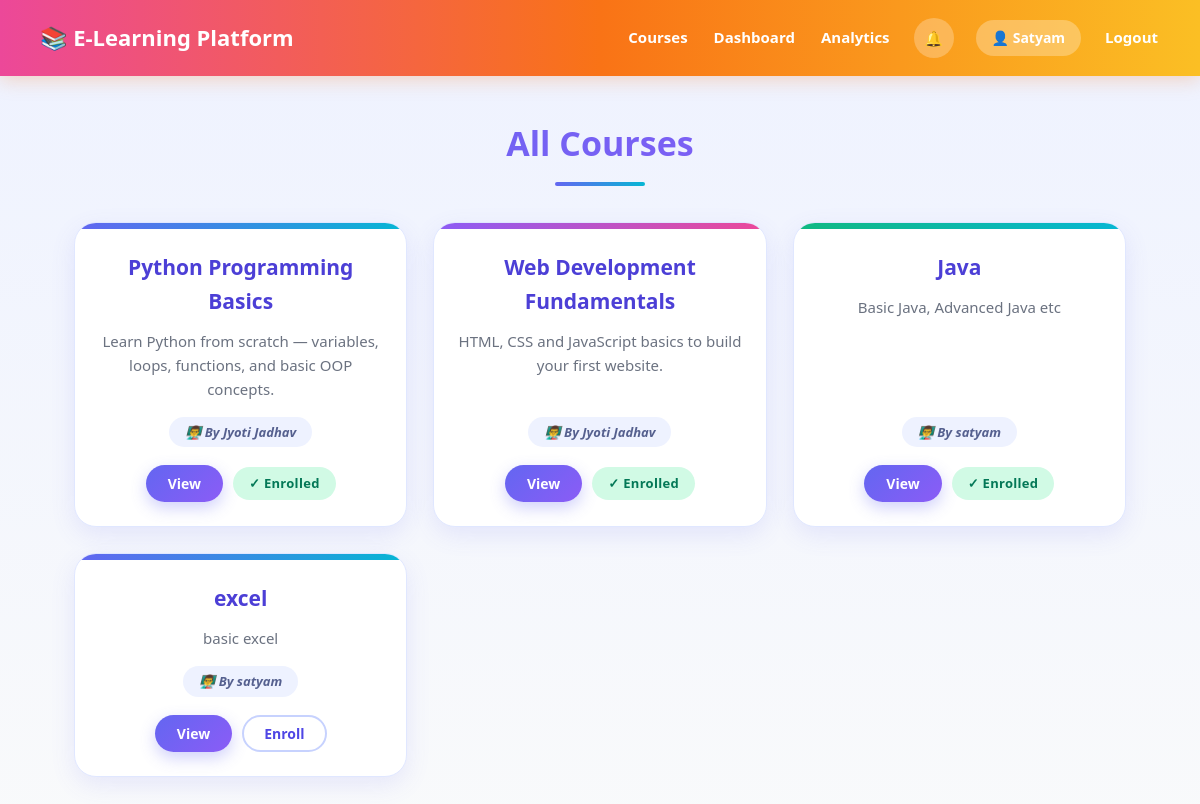
/courses (signed in), run on the app's committed database.
### tables this page shows
CREATE TABLE users (
            id INTEGER PRIMARY KEY AUTOINCREMENT,
            name TEXT NOT NULL,
            email TEXT UNIQUE NOT NULL,
            password TEXT NOT NULL,
            role TEXT NOT NULL CHECK(role IN ('student','instructor'))
        );

CREATE TABLE courses (
            id INTEGER PRIMARY KEY AUTOINCREMENT,
            title TEXT NOT NULL,
            description TEXT,
            instructor_id INTEGER NOT NULL,
            created_at TEXT,
            FOREIGN KEY (instructor_id) REFERENCES users(id)
        );

### app.py (the view)
@app.route("/courses")
def browse_courses():
    if not login_required():
        flash("Please login first.", "error")
        return redirect(url_for("login"))
    conn = get_db()
    courses = conn.execute("""
        SELECT c.*, u.name as instructor_name FROM courses c
        JOIN users u ON u.id = c.instructor_id
    """).fetchall()
    enrolled_ids = set()
    if session.get("role") == "student":
        rows = conn.execute("SELECT course_id FROM enrollments WHERE student_id = ?", (session["user_id"],)).fetchall()
        enrolled_ids = {r["course_id"] for r in rows}
    conn.close()
    return render_template("browse_courses.html", courses=courses, enrolled_ids=enrolled_ids)

### app.py (called while the page is built)
def get_db():
    conn = sqlite3.connect(DB_PATH)
    conn.row_factory = sqlite3.Row
    conn.execute("PRAGMA foreign_keys = ON")
    return conn

def login_required(role=None):
    if "user_id" not in session:
        return False
    if role and session.get("role") != role:
        return False
    return True

@app.context_processor
def inject_notifications():
    if "user_id" in session:
        conn = get_db()
        count = conn.execute(
            "SELECT COUNT(*) as c FROM notifications WHERE user_id = ? AND is_read = 0",
            (session["user_id"],),
        ).fetchone()["c"]
        conn.close()
        return {"unread_count": count}
    return {"unread_count": 0}

### templates/browse_courses.html (shortened to what this page needs)
{% extends "base.html" %}
{% block content %}
    <h2>All Courses</h2>
    {% if courses %}
        <div class="card-grid">
            {% for c in courses %}
                <div class="card">
                    <h4>{{ c.title }}</h4>
                    <p class="card-desc">{{ c.description or 'No description provided.' }}</p>
                    <p class="author">👨‍🏫 By {{ c.instructor_name }}</p>
                    <div class="card-actions">
                        <a class="btn small" href="{{ url_for('view_course', course_id=c.id) }}">View</a>
                        {% if session.get('role') == 'student' and c.id not in enrolled_ids %}
                            <a class="btn small secondary" href="{{ url_for('enroll_course', course_id=c.id) }}">Enroll</a>
                        {% elif c.id in enrolled_ids %}
                            <span class="tag success">✓ Enrolled</span>
                        {% endif %}
                    </div>
                </div>
            {% endfor %}
        </div>
    {% else %}
        <p class="empty-state">No courses available yet.</p>
    {% endif %}
{% endblock %}

### templates/base.html (shortened to what this page needs)
<!DOCTYPE html>
<html lang="en">
<head>
    <link rel="stylesheet" href="{{ url_for('static', filename='style.css') }}">
</head>
<body>
    <nav class="navbar">
        <a href="{{ url_for('index') }}" class="brand">📚 E-Learning Platform</a>
        <div class="nav-links">
            {% if session.get('user_id') %}
                <a href="{{ url_for('browse_courses') }}">Courses</a>
                {% if session.get('role') == 'student' %}
                    <a href="{{ url_for('student_dashboard') }}">Dashboard</a>
                    <a href="{{ url_for('student_analytics') }}">Analytics</a>
                {% else %}
                    <a href="{{ url_for('instructor_dashboard') }}">Dashboard</a>
                {% endif %}
                <a href="{{ url_for('notifications') }}" class="bell">
                    🔔{% if unread_count and unread_count > 0 %}<span class="badge">{{ unread_count }}</span>{% endif %}
                </a>
                <span class="user-tag">👤 {{ session.get('name') }}</span>
                <a href="{{ url_for('logout') }}">Logout</a>
            {% else %}
                <a href="{{ url_for('login') }}">Login</a>
                <a href="{{ url_for('register') }}">Register</a>
            {% endif %}
        </div>
    </nav>
    <div class="container">
        {% block content %}{% endblock %}
    </div>
</body>
</html>

### static/style.css (style rules this page uses)
:root { --primary: #6366f1; --primary-dark: #4f46e5; --violet: #8b5cf6; --cyan: #06b6d4; --text: #1f2937; --muted: #6b7280; --danger: #ef4444; --danger-dark: #dc2626; --success: #10b981; --border: #e0e7ff; --card-bg: #ffffff; --shadow: 0 8px 24px rgba(99, 102, 241, 0.12); }
* { margin: 0; padding: 0; box-sizing: border-box; }
body { font-family: 'Segoe UI', Arial, sans-serif; background: linear-gradient(180deg, #eef2ff 0%, #f9fafb 100%) fixed; color: var(--text); line-height: 1.6; min-height: 100vh; }
a { color: var(--primary-dark); text-decoration: none; }
.navbar { display: flex; align-items: center; justify-content: space-between; gap: 20px; padding: 0 40px; height: 76px; background: linear-gradient(90deg, #ec4899 0%, #f97316 50%, #fbbf24 100%); box-shadow: 0 4px 18px rgba(249, 115, 22, 0.25); position: sticky; top: 0; z-index: 100; }
.navbar .brand { color: #fff; font-size: 22px; font-weight: 800; white-space: nowrap; text-decoration: none; }
.nav-links { display: flex; align-items: center; gap: 22px; }
.nav-links a { color: #fff; font-weight: 600; font-size: 15px; text-decoration: none; padding: 6px 2px; border-bottom: 2px solid transparent; transition: border-color .2s; }
.nav-links a.bell { position: relative; display: inline-flex; align-items: center; justify-content: center; width: 40px; height: 40px; padding: 0; border: none; border-radius: 50%; background: rgba(255, 255, 255, 0.25); }
.user-tag { display: inline-flex; align-items: center; padding: 7px 16px; border-radius: 50px; background: rgba(255, 255, 255, 0.28); color: #fff; font-weight: 700; font-size: 14px; }
.container { max-width: 1100px; margin: 0 auto; padding: 40px 24px 70px; }
h2 { text-align: center; font-size: 34px; font-weight: 800; margin-bottom: 36px; background: linear-gradient(90deg, var(--primary), var(--violet)); -webkit-background-clip: text; background-clip: text; -webkit-text-fill-color: transparent; position: relative; padding-bottom: 16px; }
h2::after { content: ""; position: absolute; left: 50%; bottom: 0; transform: translateX(-50%); width: 90px; height: 4px; border-radius: 4px; background: linear-gradient(90deg, var(--primary), var(--cyan)); }
.btn { display: inline-flex; align-items: center; justify-content: center; padding: 13px 34px; border: none; border-radius: 50px; background: linear-gradient(135deg, var(--primary), var(--violet)); color: #fff; font: 700 15px 'Segoe UI', Arial, sans-serif; text-decoration: none; cursor: pointer; box-shadow: 0 6px 16px rgba(99, 102, 241, 0.3); transition: transform .15s, box-shadow .15s; }
.btn.small { padding: 9px 22px; font-size: 14px; }
.btn.secondary { background: #fff; color: var(--primary-dark); border: 2px solid #c7d2fe; box-shadow: none; }
.btn.small.secondary, .btn.small.danger { padding: 7px 20px; }
.tag { display: inline-block; padding: 2px 12px; border-radius: 50px; background: #eef2ff; color: var(--primary-dark); font-size: 12px; font-weight: 700; text-transform: uppercase; letter-spacing: .3px; }
.tag.success { background: #d1fae5; color: #047857; text-transform: none; font-size: 13px; padding: 6px 16px; }
.card-grid { display: grid; grid-template-columns: repeat(auto-fill, minmax(290px, 1fr)); gap: 26px; align-items: stretch; }
.card { display: flex; flex-direction: column; background: var(--card-bg); border: 1px solid var(--border); border-radius: 22px; padding: 28px 24px 24px; box-shadow: var(--shadow); position: relative; overflow: hidden; transition: transform .2s, box-shadow .2s; }
.card::before { content: ""; position: absolute; top: 0; left: 0; right: 0; height: 6px; background: linear-gradient(90deg, var(--primary), var(--cyan)); }
.card:nth-child(3n+2)::before { background: linear-gradient(90deg, var(--violet), #ec4899); }
.card:nth-child(3n)::before { background: linear-gradient(90deg, var(--success), var(--cyan)); }
.card h4 { font-size: 21px; font-weight: 800; color: #4c3fd6; text-align: center; margin-bottom: 10px; }
.card-desc { flex: 1; text-align: center; color: var(--muted); font-size: 15px; margin-bottom: 16px; }
.author { align-self: center; margin-bottom: 18px; padding: 5px 16px; border-radius: 50px; background: #eef2ff; color: #55608f; font-size: 13px; font-style: italic; font-weight: 600; }
.card-actions { display: flex; flex-wrap: wrap; justify-content: center; align-items: center; gap: 10px; }

### data on the page
users: get "Satyam"
courses: title "Python Programming Basics", description "Learn Python from scratch — variables, loops, functions, and basic OOP concepts.", instructor_name "Jyoti Jadhav", shows "✓ Enrolled"
courses: title "Web Development Fundamentals", description "HTML, CSS and JavaScript basics to build your first website.", instructor_name "Jyoti Jadhav", shows "✓ Enrolled"
courses: title "Java", description "Basic Java, Advanced Java etc", instructor_name "satyam", shows "✓ Enrolled"
courses: title "excel", description "basic excel", instructor_name "satyam"
